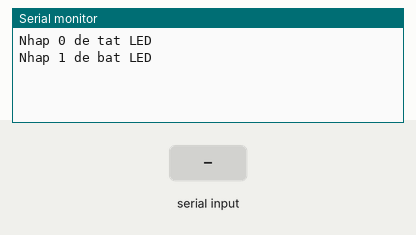
Bench run of a sketch on a simulated ESP32. Parts: the last lines printed to the serial monitor. Inputs (shaded band) come from the test bench.

Above: at 1.2 s.
1.3 s: "0" received over Serial
At 2.4 s:
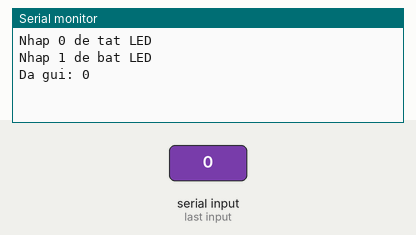
2.8 s: "0" received over the second serial link
At 3.5 s:
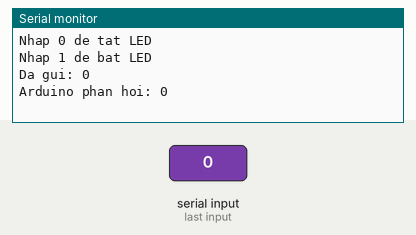
4.3 s: "1" received over Serial
At 4.6 s:
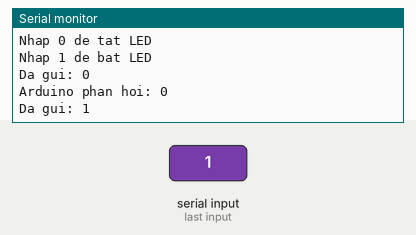
5.8 s: "1" received over the second serial link
At 7.0 s:
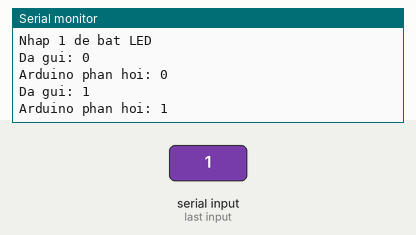

Measured:
- after the input at 1.3 s, the serial monitor: prints a new line at once (image 1)
- after the input at 2.8 s, the serial monitor: prints a new line at once (image 2)
- after the input at 4.3 s, the serial monitor: prints a new line at once (image 3)
- after the input at 5.8 s, the serial monitor: prints a new line at once (image 4)

The sketch:

ESP32.ino
```cpp
#define ESP_RX 18
#define ESP_TX 19

HardwareSerial ArduinoSerial(2);

void setup() {
  Serial.begin(115200);

  ArduinoSerial.begin(9600, SERIAL_8N1, ESP_RX, ESP_TX);

  Serial.println("Nhap 0 de tat LED");
  Serial.println("Nhap 1 de bat LED");
}

void loop() {
  if (Serial.available()) {
    char data = Serial.read();

    if (data == '0' || data == '1') {
      ArduinoSerial.write(data);

      Serial.print("Da gui: ");
      Serial.println(data);
    }
  }

  if (ArduinoSerial.available()) {
    char data = ArduinoSerial.read();

    Serial.print("Arduino phan hoi: ");
    Serial.println(data);
  }
}
```
